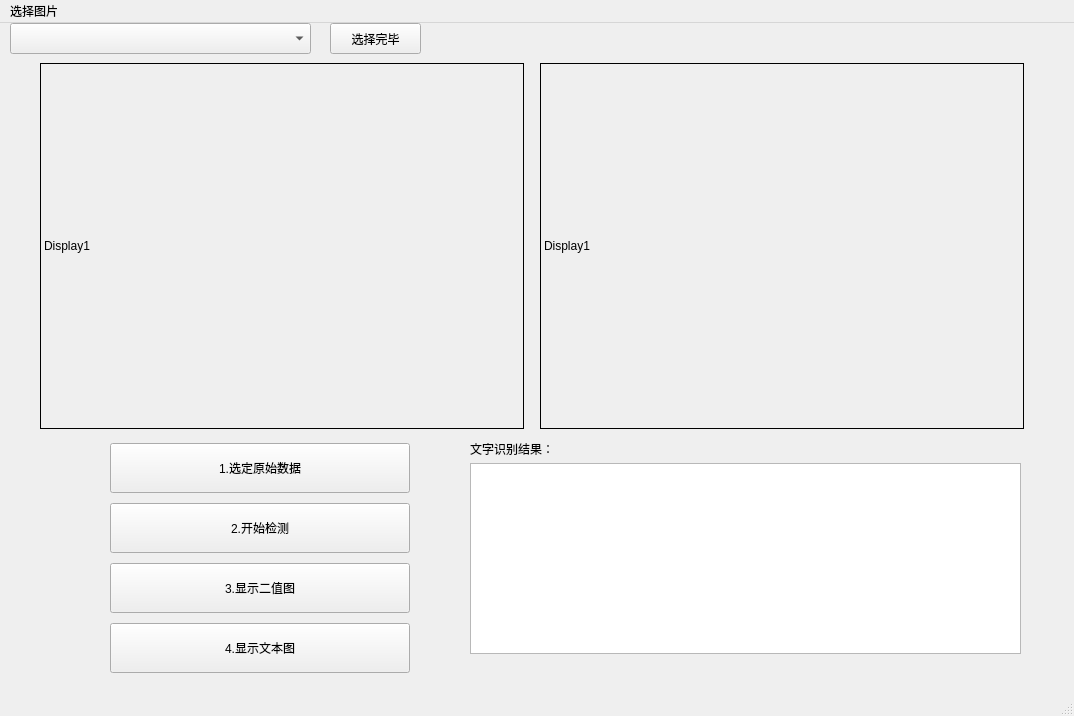
<?xml version="1.0" encoding="UTF-8"?>
<ui version="4.0">
 <class>MainWindow</class>
 <widget class="QMainWindow" name="MainWindow">
  <property name="geometry">
   <rect>
    <x>0</x>
    <y>0</y>
    <width>1074</width>
    <height>716</height>
   </rect>
  </property>
  <property name="windowTitle">
   <string>MainWindow</string>
  </property>
  <widget class="QWidget" name="centralwidget">
   <widget class="QLabel" name="label_1">
    <property name="enabled">
     <bool>true</bool>
    </property>
    <property name="geometry">
     <rect>
      <x>40</x>
      <y>40</y>
      <width>484</width>
      <height>366</height>
     </rect>
    </property>
    <property name="autoFillBackground">
     <bool>false</bool>
    </property>
    <property name="frameShape">
     <enum>QFrame::Box</enum>
    </property>
    <property name="midLineWidth">
     <number>0</number>
    </property>
    <property name="text">
     <string>Display1</string>
    </property>
   </widget>
   <widget class="QPushButton" name="pushButton_1">
    <property name="geometry">
     <rect>
      <x>110</x>
      <y>420</y>
      <width>300</width>
      <height>50</height>
     </rect>
    </property>
    <property name="text">
     <string>1.选定原始数据</string>
    </property>
   </widget>
   <widget class="QPushButton" name="pushButton_3">
    <property name="geometry">
     <rect>
      <x>110</x>
      <y>540</y>
      <width>300</width>
      <height>50</height>
     </rect>
    </property>
    <property name="text">
     <string>3.显示二值图</string>
    </property>
   </widget>
   <widget class="QTextEdit" name="textEdit">
    <property name="geometry">
     <rect>
      <x>470</x>
      <y>440</y>
      <width>551</width>
      <height>191</height>
     </rect>
    </property>
   </widget>
   <widget class="QLabel" name="label_2">
    <property name="geometry">
     <rect>
      <x>540</x>
      <y>40</y>
      <width>484</width>
      <height>366</height>
     </rect>
    </property>
    <property name="frameShape">
     <enum>QFrame::Box</enum>
    </property>
    <property name="text">
     <string>Display1</string>
    </property>
   </widget>
   <widget class="QLabel" name="label">
    <property name="geometry">
     <rect>
      <x>470</x>
      <y>410</y>
      <width>111</width>
      <height>31</height>
     </rect>
    </property>
    <property name="text">
     <string>文字识别结果：</string>
    </property>
   </widget>
   <widget class="QPushButton" name="pushButton_2">
    <property name="geometry">
     <rect>
      <x>110</x>
      <y>480</y>
      <width>300</width>
      <height>50</height>
     </rect>
    </property>
    <property name="text">
     <string>2.开始检测</string>
    </property>
   </widget>
   <widget class="QPushButton" name="pushButton_4">
    <property name="geometry">
     <rect>
      <x>110</x>
      <y>600</y>
      <width>300</width>
      <height>50</height>
     </rect>
    </property>
    <property name="text">
     <string>4.显示文本图</string>
    </property>
   </widget>
   <widget class="QComboBox" name="comboBox">
    <property name="geometry">
     <rect>
      <x>10</x>
      <y>0</y>
      <width>301</width>
      <height>31</height>
     </rect>
    </property>
   </widget>
   <widget class="QPushButton" name="pushButton">
    <property name="geometry">
     <rect>
      <x>330</x>
      <y>0</y>
      <width>91</width>
      <height>31</height>
     </rect>
    </property>
    <property name="text">
     <string>选择完毕</string>
    </property>
   </widget>
  </widget>
  <widget class="QStatusBar" name="statusbar"/>
  <widget class="QMenuBar" name="menuBar">
   <property name="geometry">
    <rect>
     <x>0</x>
     <y>0</y>
     <width>1074</width>
     <height>26</height>
    </rect>
   </property>
   <widget class="QMenu" name="menu">
    <property name="title">
     <string>选择图片</string>
    </property>
   </widget>
   <addaction name="menu"/>
  </widget>
 </widget>
 <resources/>
 <connections/>
</ui>
